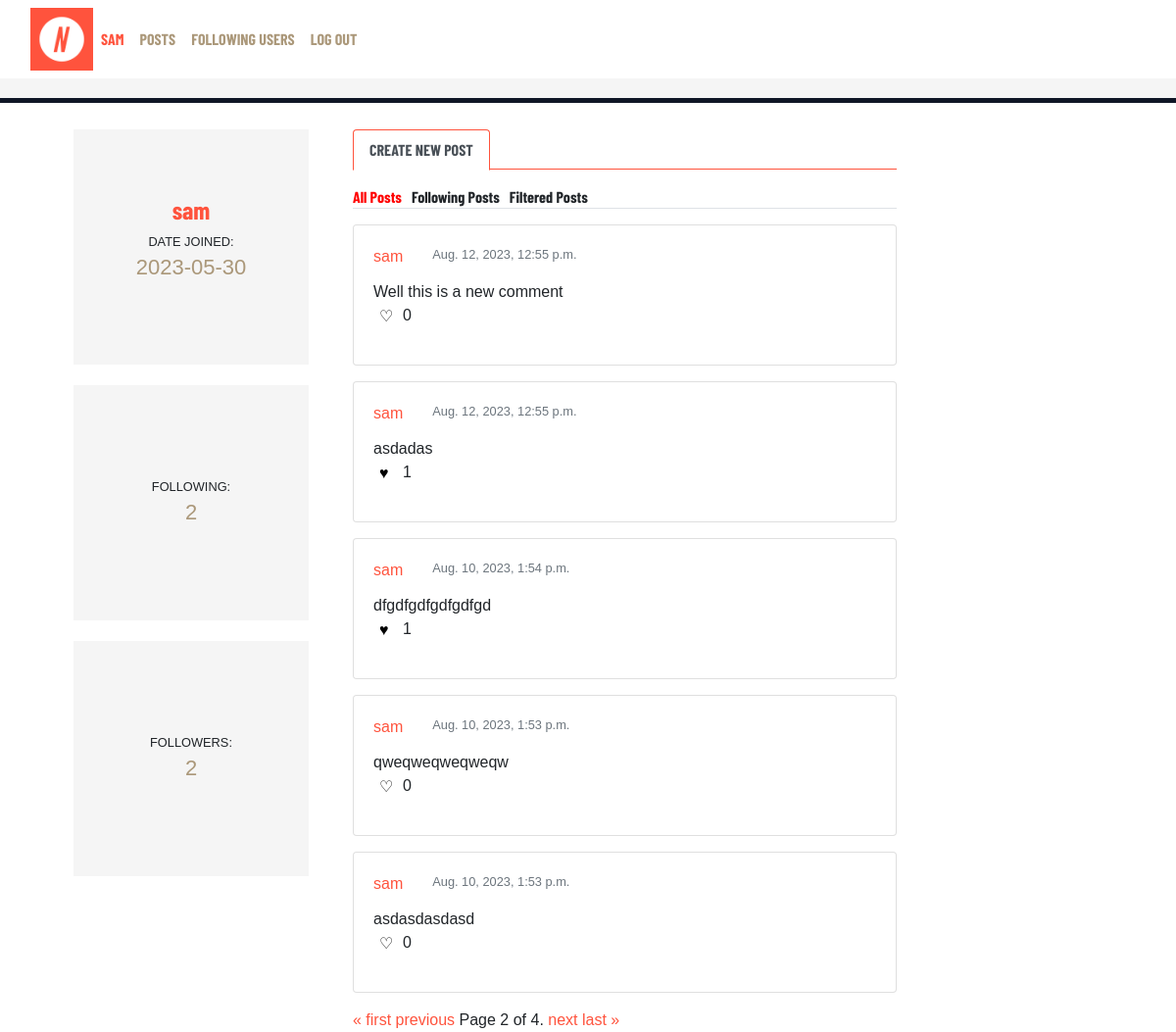
/?page=2 (signed in), run on the app's committed database.
### network/models.py (models this page shows)
class User(AbstractUser):
    following = models.ManyToManyField('self', symmetrical=False, blank=True, related_name='followers_set')
    pass

class Post(models.Model):
    id = models.BigAutoField(primary_key=True)
    content = models.TextField()
    created = models.DateTimeField(auto_now_add=True, editable=False)
    updated = models.DateTimeField(auto_now=True, editable=False)
    is_active = models.BooleanField(default=True)
    created_by = models.ForeignKey(User, related_name="post_createdy_by", on_delete=models.CASCADE)
    def total_likes(self):
        return self.likes.count()

### network/views.py (the view)
# urls.py: path("", views.posts, name='posts'),
def posts(request):
    new_post_form = NewPost()
    user = request.user
    all_posts = Post.objects.filter(is_active=True).order_by('-created')
    data = []
    user_post_data = []
    following_data = []
    for post in all_posts:
        post_data = {
            'id': post.id,
            'content': post.content,
            'created': post.created,
            'created_by': post.created_by.username,
            'created_by_id': post.created_by.id,
            'is_liked': user.is_authenticated and Like.objects.filter(post=post, user=user).exists(),
            'likes': post.total_likes(),
            'can_follow': user.is_authenticated and user.id != post.created_by.id
        }
        data.append(post_data)
        if post_data['can_follow']:
            user_post_data.append(post_data)
    data_paginator = Paginator(data, 5)
    page = data_paginator.get_page(request.GET.get('page'))
    data_user_paginator = Paginator(user_post_data, 5)
    page_user = data_user_paginator.get_page(request.GET.get('page'))
    if user.is_authenticated:
        following_ids = UserFollowing.objects.filter(user=user).values_list('following__id', flat=True)
        following_posts = Post.objects.filter(is_active=True, created_by__id__in=following_ids).order_by('-created')
        for post in following_posts:
            post_data = {
                'id': post.id,
                'content': post.content,
                'created': post.created,
                'created_by': post.created_by.username,
                'created_by_id': post.created_by.id,
                'is_liked': Like.objects.filter(post=post, user=user).exists(),
                'likes': post.total_likes()
            }
            following_data.append(post_data)
        following_posts_paginator = Paginator(following_data, 5)
        page_following = following_posts_paginator.get_page(request.GET.get('page'))
        followers_count = user.followers_set.count()
        following_count = user.following.count()
    else:
        page_following = None
        followers_count = 0
        following_count = 0
    return render(request, 'network/posts.html', {
        'post_data': post_data,
        'posts': all_posts,
        'data': data,
        'new_post_form': new_post_form,
        'following_data': following_data,
        'followers_count': followers_count,
        'following_count': following_count,
        'page_following': page_following,
        'page': page,
        'page_user': page_user
    })

### network/forms.py
class NewPost(forms.ModelForm):
    content = forms.CharField(widget=forms.Textarea(attrs={
        'class': 'new-post-text-field',  # CSS class name
    }))
    class Meta:
        model = Post
        fields = ['content']

### network/templates/network/posts.html (shortened to what this page needs)
{% extends "network/sub-layout.html" %}
{% block center_column_content %}
    <div class="col-md-9 ">
        {% if user.is_authenticated %}
                <ul class="nav nav-tabs mt-3" id="new_post_tab" role="tablist">
                    <li class="nav-item" role="presentation">
                    <button id="new_posts_button" class="nav-link active" type="button" role="tab" aria-controls="home-tab-pane" aria-selected="true">Create New Post</button>
                    </li>
                </ul>
        {% endif %}
        {% if user.is_authenticated %}
        <ul class="nav nav-tabs mt-3 tab-list" id="myTab">
            <li class="nav-item tab-link" onclick="openTab('all_posts')">All Posts</li>
            <li class="nav-item tab-link" onclick="openTab('following_posts')">Following Posts</li>
            <li class="nav-item tab-link" onclick="openTab('user_posts')">Filtered Posts</li>
        </ul>
        {% else %}
        <ul class="nav nav-tabs mt-3 tab-list" id="myTab">
            <li class="nav-item tab-link" onclick="openTab('all_posts')">All Posts</li>
        </ul>
        {% endif %}
        {% if user.is_authenticated %}
            <div id="all_posts" class="tab-content">
                {% for post in page %}
                <div class="card my-3">
                    <div class="card-body">
                        <div class="row">
                            <div class="col-auto">
                                <div class="card-title"><a href="{% url 'user_page' post.created_by %}">{{post.created_by}}</a></div>
                            </div>
                            <div class="col-auto">
                                <div class="text-muted small mb-3">{{post.created}}</div>
                            </div>
                        </div>
                        <div class="card-text">{{post.content}}</div>
                        <div class="row">
                            <div class="col like-col">
                                {% if user.is_authenticated %}
                                    <form id="like-form-{{ post.id }}" class="like-form" data-post-id="{{ post.id }}" action="{% url 'like_post' post.id %}" method="POST">
                                        {% if post.is_liked %}
                                            <input id="all_posts-like-button-{{ post.id }}" type="submit" class="like-button" value='♥'>
                                        {% else %}
                                            <input id="all_posts-like-button-{{ post.id }}" type="submit" class="like-button" value='♡'>
                                        {% endif %}
                                    </form>
                                {% else %}
                                    {% if post.is_liked %}
                                        <input id="all_posts-like-button-{{ post.id }}" type="submit" class="like-button" value='♥' disabled>
                                    {% else %}
                                        <input id="all_posts-like-button-{{ post.id }}" type="submit" class="like-button" value='♡' disabled>
                                    {% endif %}
                                {% endif %}
                            </div>
                            <div class="col like-col">
                                <div id="all_posts-like-count-{{ post.id }}" class=""> {{post.likes}}</div>
                            </div>
                        </div>
                    </div>
                </div>
                {% endfor %}
                <div class="pagination">
                    <span class="step-links">
                        {% if page.has_previous %}
                            <a href="?page=1">&laquo; first</a>
                            <a href="?page={{ page.previous_page_number }}">previous</a>
                        {% endif %}
                        <span class="current">
                            Page {{ page.number }} of {{ page.paginator.num_pages }}.
                        </span>
                        {% if page.has_next %}
                            <a href="?page={{ page.next_page_number }}">next</a>
                            <a href="?page={{ page.paginator.num_pages }}">last &raquo;</a>
                        {% endif %}
                    </span>
                </div>
            </div>
        {% endif %}
    </div>
{% endblock %}

### network/templates/network/sub-layout.html (shortened to what this page needs)
{% extends "network/layout.html" %}
{% load static %}
{% block body %}
<div class="container">
    <div class="row mx-auto mt-3">
        {% if user.is_authenticated %}
            <div id="left-col" class="col-12 col-md-3 wrap-text text-center">
                <div class="left-col-top col-4 col-md-12">
                    <div class="content">
                        <div class="p-wrapper">
                            <a href="{% url 'user_page' user.username %}"><h3>{{user.username}}</h3></a>
                            <p class="small" style="margin-bottom: 0; text-transform: uppercase;">date joined:</p>
                            <p class="text-emphasis strong">{{ user.date_joined|date:"Y-m-d" }}</p>
                        </div>
                    </div>
                </div>
                <div class="left-col-top col-4 col-md-12">
                    <div class="content">
                        <div class="p-wrapper">
                            <p class="small">Following:</p>
                            <a href="{% url 'stats' user.username %}"><p class="text-emphasis strong">{{following_count}}</p></a>
                        </div>
                    </div>
                </div>
                <div class="left-col-top col-4 col-md-12">
                    <div class="content">
                        <div class="p-wrapper">
                            <p class="small">Followers:</p>
                            <a href="{% url 'stats' user.username %}"><p class="text-emphasis strong">{{followers_count}}</p></a>
                        </div>
                    </div>
                </div>
            </div>
        {% endif %}
        <div class="col-md-9 ">
            {% block center_column_content %}
            {% endblock %}
        </div>
    </div>
</div>
{% endblock %}

### network/templates/network/layout.html (shortened to what this page needs)
{% load static %}
{% load bootstrap5 %}
{% bootstrap_css %}
<!DOCTYPE html>
<html lang="en">
    <head>
        <link rel="stylesheet" href="https://stackpath.bootstrapcdn.com/bootstrap/4.4.1/css/bootstrap.min.css">
        <link href="{% static 'network/css/styles.css' %}" rel="stylesheet">
    </head>
    <body>
        <nav id="top-navbar" class="navbar navbar-expand-lg">
            <div class="container-fluid">
                <a href="{% url 'posts' %}">
                    <img id="header-logo" class="img-fluid" src="{% static 'images/network-logo.jpg' %}" alt="">
                </a>
              <div class="collapse navbar-collapse" id="navbarNavAltMarkup">
                <div class="navbar-nav">
                    {% if user.is_authenticated %}
                    <a id="nav-link-user" class="nav-link" href="{% url 'user_page' user.username %}"><strong>{{ user.username }}</strong></a>
                {% endif %}
                    <a class="nav-link" href="{% url 'posts' %}">Posts</a>
                {% if user.is_authenticated %}
                    <a class="nav-link" href="{% url 'following_user_post' %}">Following Users</a>
                    <a class="nav-link" href="{% url 'logout' %}">Log Out</a>
                {% else %}
                    <a class="nav-link" href="{% url 'login' %}">Log In</a>
                    <a class="nav-link" href="{% url 'register' %}">Register</a>
                {% endif %}
                </div>
              </div>
            </div>
          </nav>
        <div class="body container mt-3">
            {% block body %}
            {% endblock %}
        </div>
    </body>
</html>

### network/static/network/css/styles.css (style rules this page uses)
h1, h2, h3, h4, button { font-family: 'Barlow Condensed', sans-serif !important; }
a, p, body { font-family: 'Montserrat', sans-serif !important; }
html body { font-family: 'Montserrat', sans-serif !important; }
.btn, .navbar, .card-title, .nav-item, .nav-link { font-family: 'Barlow Condensed', sans-serif !important; }
p { font-size: calc(1rem + 0.5vw); }
a { color: #ff533d }
h3 { font-size: calc(1.2rem + 0.5vw); }
#header-logo { height: 8vh; }
#top-navbar { height: 100px; background-color: #fff; border-bottom: 20px solid #f5f5f5; box-shadow: 0 5px 0 0 #0f1626; }
.nav-link { color:#ab987a; text-transform: uppercase; }
#nav-link-user { color:#ff533d; }
@media (min-width: 768px) { .left-col-top { width: 100%; padding-top: 100%; margin-top: 2vh; } }
.left-col-top { width: 100%; position: relative; background-color: #f5f5f5; border-bottom: 5px solid #fff; }
.left-col-top h3 { word-wrap: break-word; overflow-wrap: break-word; hyphens: auto; white-space: normal; }
.left-col-top .content { position: absolute; top: 0; left: 0; bottom: 0; right: 0; display: flex; align-items: center; justify-content: center; }
.left-col-top .content .p-wrapper { display: flex; flex-direction: column; align-items: center; justify-content: center; }
.left-col-top .content .p-wrapper p:first-child { margin-bottom: 0; text-transform: uppercase; }
.text-emphasis { color:#ab987a; }
.wrap-text { word-wrap: break-word; }
#new_posts_button { border-color: #ff533d #ff533d #fff; font-weight: bold; }
#new_post_tab { border-bottom: 1px #ff533d solid; }
.like-button { background: none; border: none; }
.like-col { max-width: 3%; }
a { text-decoration: none; }
.tab-content { display: none; }
.tab-list { list-style-type: none; padding: 0; }
.tab-list li { display: inline; margin-right: 10px; cursor: pointer; }
.tab-list .active { color:red; }

### data on the page
User: username "SAM", username "sam", date_joined "2023-05-30", created_by "sam" "sam" "sam" "sam" "sam"
Post: created "Aug. 12, 2023, 12:55 p.m.", content "Well this is a new comment"
Post: created "Aug. 12, 2023, 12:55 p.m.", content "asdadas"
Post: created "Aug. 10, 2023, 1:54 p.m.", content "dfgdfgdfgdfgdfgd"
Post: created "Aug. 10, 2023, 1:53 p.m.", content "qweqweqweqweqw"
Post: created "Aug. 10, 2023, 1:53 p.m.", content "asdasdasdasd"

### other printed values
{{ following_count }} "2"
{{ followers_count }} "2"
{{ post.likes }} "0" "1" "1" "0" "0"
{{ page.number }} "2"
{{ page.paginator.num_pages }} "4"
